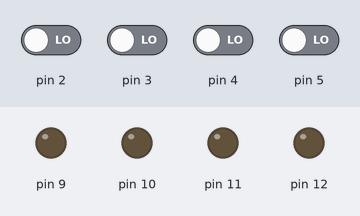
This sketch was run on a simulated Arduino Uno, built with avr-gcc and run on an emulated ATmega328P. On the bench: output pins drawn as LEDs (lit = HIGH). The test bench sets the inputs (shaded band); at power-on: pin 2–5 LOW. Random numbers use the default seed unless the sketch sets one.

Above: at 1.2 s.
1.3 s: pin 2 driven HIGH
At 1.8 s:
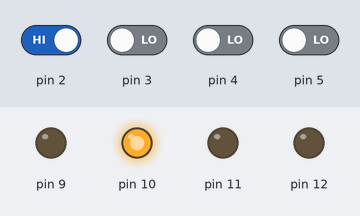
2.9 s: pin 4 driven HIGH
At 4.1 s:
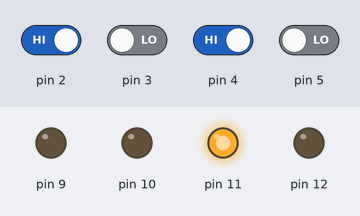
4.4 s: pin 3 driven HIGH
At 5.2 s:
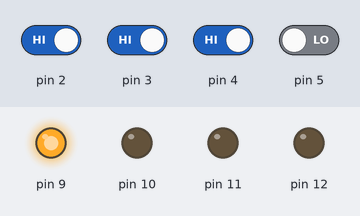
5.9 s: pin 5 driven HIGH
At 6.4 s:
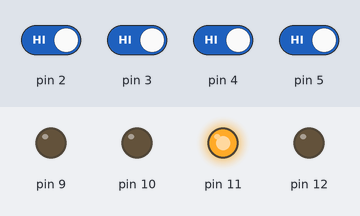
Timing chart, 0 to 8.4 s (numbered marks = the images above; inputs shaded):
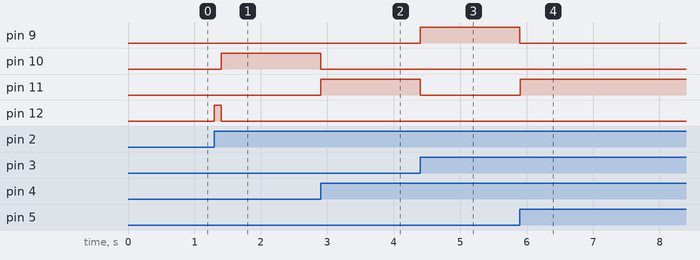

Measured:
- after the input at 1.3 s, pin 10: LOW → HIGH after 0.10 s; pin 12: LOW → HIGH at once, → LOW 0.10 s later
- after the input at 2.9 s, pin 10: HIGH → LOW at once; pin 11: LOW → HIGH at once
- after the input at 4.4 s, pin 9: LOW → HIGH at once; pin 11: HIGH → LOW at once
- after the input at 5.9 s, pin 9: HIGH → LOW at once; pin 11: LOW → HIGH at once

The sketch:

New.ino
```cpp
int ledDelay; // LED timeout
byte currentLed; // the one that is lit up right now
boolean started; // Are you playing the game?
boolean newLed = true; // we need a new LED

int val2;
int val3;
int val4;
int val5;

int buttonState2;
int buttonState3;
int buttonState4;
int buttonState5;


void setup() {
  pinMode(2,INPUT);
  pinMode(3,INPUT);
  pinMode(4,INPUT);
  pinMode(5,INPUT);

  pinMode(9,OUTPUT);
  pinMode(10,OUTPUT);
  pinMode(11,OUTPUT);
  pinMode(12,OUTPUT);
}

void loop() {
  //
  if (digitalRead(2)==HIGH || digitalRead(3)==HIGH || digitalRead(4)==HIGH || digitalRead(5)==HIGH){
    started=true;
  }
  if (started==true){
    if (newLed ==true){ //we need another LED
      digitalWrite(currentLed, LOW); // turn off the old one
      byte randomLed = random(9,13); // pick a random LED
      while(currentLed == randomLed){ //make sure it's not the same as the last one
        randomLed = random(9,13);
      }
      currentLed = randomLed;
      digitalWrite(currentLed, HIGH); //light up the new LED
      delay(100); //wait a little bit
      newLed = false;
    }

    val2 = digitalRead(2);
    val3 = digitalRead(3);
    val4 = digitalRead(4);
    val5 = digitalRead(5);

    if (val2 != buttonState2 && val2 == HIGH || val3 != buttonState3 && val3 == HIGH || val4 != buttonState4 && val4 == HIGH || val5 != buttonState5 && val5 == HIGH) {          // the button state has changed!
      if (currentLed == 9 && digitalRead(5) == HIGH){
        newLed = true;
        ledDelay = 0;
      }
      else if (currentLed == 10 && digitalRead(4) == HIGH){
        newLed = true;
        ledDelay = 0;
      }
      else if (currentLed == 11 && digitalRead(3) == HIGH){
        newLed = true;
        ledDelay = 0;
      }
      else if (currentLed == 12 && digitalRead(2) == HIGH){
        newLed = true;
        ledDelay = 0;
      }
    }
    else {
      ledDelay++;
      delay(1);
    }

    buttonState2 = val2;
    buttonState3 = val3;
    buttonState4 = val4;
    buttonState5 = val5;


  }
}
```
